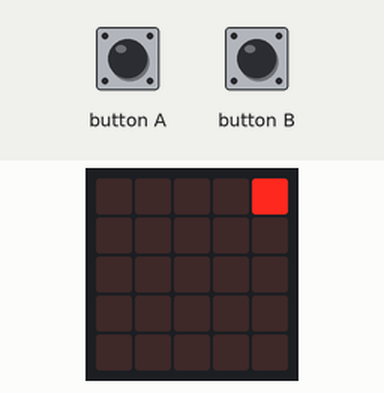
Recording of a program running on a simulated BBC micro:bit (MakeCode). On the bench: the board's 5×5 LED display. Inputs (shaded band) come from the test bench.

Above: at 1.6 s.
1.7 s: button A pressed 5 times (0.12 s each, 0.3 s apart)
At 3.8 s:
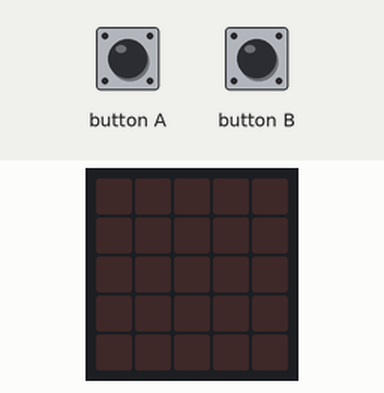
4.7 s: button A pressed for 0.15 s
At 6.28 s:
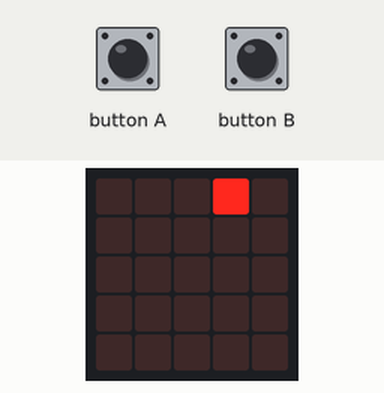
6.3 s: button B pressed for 0.15 s
At 7.8 s:
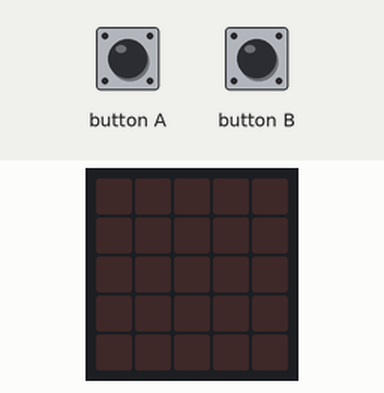
Timing chart, 0 to 9.3 s (numbered marks = the images above; inputs shaded):
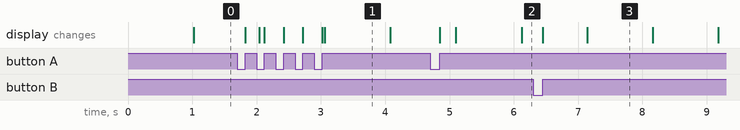

The program:

main.ts
```typescript
input.onButtonPressed(Button.A, function () {
    if (x > 0) {
        led.unplot(x, 0)
        x += -1
        led.plot(x, 0)
    } else {
        led.unplot(x, 0)
        x += 1
        led.plot(x, 0)
    }
})
input.onButtonPressed(Button.B, function () {
    if (x < 4) {
        led.unplot(x, 0)
        x += 1
        led.plot(x, 0)
    } else {
        led.unplot(x, 0)
        x += -1
        led.plot(x, 0)
    }
})
let x = 0
let direction = 1
x = 2
led.plot(x, 0)
basic.forever(function () {
    led.unplot(x, 0)
    x += direction
    led.plot(x, 0)
    if (x >= 4) {
        direction = -1
    } else if (x <= 0) {
        direction = 1
    }
    basic.pause(1000)
})
```

test.ts
```typescript
// les tests vont ici ; cela ne sera pas compilé si ce paquet est utilisé en tant qu'extension.
```

Measured:
- what the display in image 1 shows lasts 1.0 s, from 3.1 s to 4.1 s
